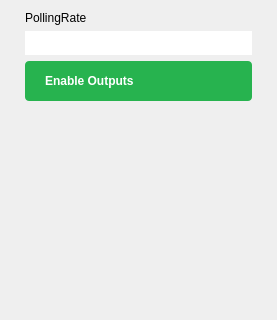
<?xml version="1.0" encoding="UTF-8"?>
<ui version="4.0">
 <class>DigitalIoMenu</class>
 <widget class="QWidget" name="DigitalIoMenu">
  <property name="geometry">
   <rect>
    <x>0</x>
    <y>0</y>
    <width>277</width>
    <height>320</height>
   </rect>
  </property>
  <property name="windowTitle">
   <string>Form</string>
  </property>
  <property name="styleSheet">
   <string notr="true">QLineEdit
{
  font-family: Arial;
  font-size: 18px;
  line-height: 21px;
  color: #FFFFFF;
  border: 0px;
  border-bottom: 1px solid rgba(255,255,255,100);
}

QLineEdit:disabled
{
  color: rgb(85, 85, 85);
}


</string>
  </property>
  <layout class="QVBoxLayout" name="verticalLayout">
   <property name="leftMargin">
    <number>25</number>
   </property>
   <property name="rightMargin">
    <number>25</number>
   </property>
   <property name="bottomMargin">
    <number>2</number>
   </property>
   <item>
    <widget class="QLabel" name="label">
     <property name="text">
      <string>PollingRate</string>
     </property>
    </widget>
   </item>
   <item>
    <widget class="QLineEdit" name="lineEdit">
     <property name="text">
      <string>1000</string>
     </property>
    </widget>
   </item>
   <item>
    <widget class="QPushButton" name="enableOutputs_PB">
     <property name="styleSheet">
      <string notr="true">QPushButton {
  width: 80px;
  height: 40px;
  border-radius: 4px;
  background-color: #27b34f;
  color: white;
  font-family: &quot;monospace&quot;;
  font-weight: bold;

  text-align: left;
  padding-left: 20px;
  padding-right: 20px;
}

QPushButton::checked {
  background-color: #F45000;
}

QPushButton:disabled {
background-color: grey;
}</string>
     </property>
     <property name="text">
      <string>Enable Outputs</string>
     </property>
     <property name="checkable">
      <bool>true</bool>
     </property>
    </widget>
   </item>
   <item>
    <spacer name="verticalSpacer">
     <property name="orientation">
      <enum>Qt::Vertical</enum>
     </property>
     <property name="sizeHint" stdset="0">
      <size>
       <width>20</width>
       <height>40</height>
      </size>
     </property>
    </spacer>
   </item>
  </layout>
 </widget>
 <resources/>
 <connections/>
</ui>
